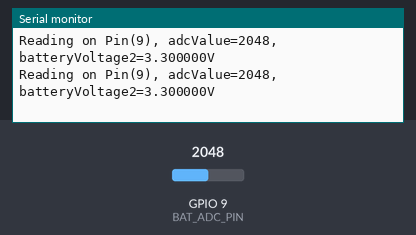
Bench run of a program on a simulated ESP32-S3. Shown: the last lines printed to the serial monitor. Inputs (shaded band) come from the test bench; at power-on: GPIO 9 (BAT_ADC_PIN) = 2048.

Above: at 1.2 s.
1.3 s: GPIO 9 (BAT_ADC_PIN) set to 2866
At 1.71 s:
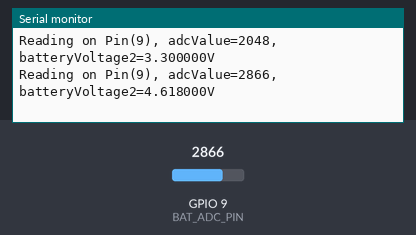
2.8 s: GPIO 9 (BAT_ADC_PIN) set to 3603
At 2.91 s:
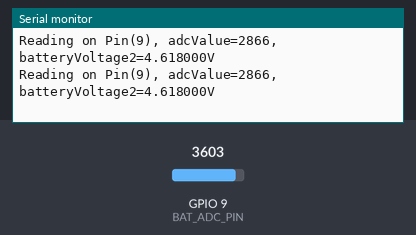
Timing chart, 0 to 5.8 s (numbered marks = the images above; inputs shaded):
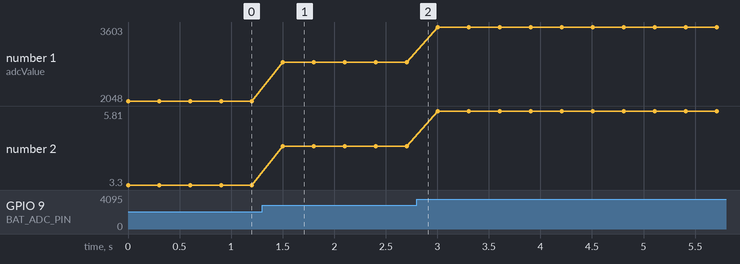

The program:

main.cpp
```cpp
// Converted from Sketch_05.1_Battery_Voltage.ino (Freenove FNK0104S tutorial, chapter 5.1)
#include <Arduino.h>

#define FNK0104AB_2P8_240x320_ILI9341
//#define FNK0104N_3P5_320x480_ST77922
//#define FNK0104S_4P0_320x480_ST7796

#ifdef FNK0104N_3P5_320x480_ST77922
 #define BAT_ADC_PIN  8
#else
 #define BAT_ADC_PIN  9
#endif

void setup(){
  Serial.begin(115200);
  pinMode(BAT_ADC_PIN, INPUT);
}

void loop() {
  int adcValue= analogRead(BAT_ADC_PIN);
  float batteryVoltage = analogReadMilliVolts(BAT_ADC_PIN) * 2.0 / 1000;
  Serial.printf("Reading on Pin(%d), adcValue=%d, batteryVoltage2=%fV\n", BAT_ADC_PIN, adcValue, batteryVoltage);
  delay(300);
}
```

Measured:
- after the input at 1.3 s, the serial monitor: prints a new line after 0.20 s (image 1)
- plotted number 1: 2048 → 2866 after the input at 1.3 s, 2866 → 3603 after the input at 2.8 s
- plotted number 2: 3.3 → 4.62 after the input at 1.3 s, 4.62 → 5.81 after the input at 2.8 s
